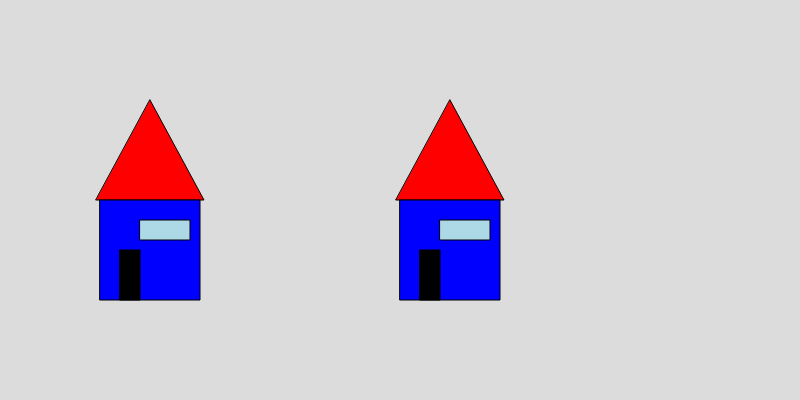
Frame 1 (no input)
Frame 60 (no input): identical to frame 1, image omitted
Frame 120 (the mouse pressed at the canvas centre since frame 60): identical to frame 1, image omitted

The p5.js sketch that drew this single still picture (run headless with seeded random() and noise() and a simulated clock; from frame 60 on, the mouse is pressed at the canvas centre):

// p5.js sketch
// ── sketch.js



function setup() {
  createCanvas(800, 400);
}

function draw() {
  background(220);

  
  tekenHuis (400, 200, 100);
  tekenHuis (100, 200, 100);
}
function tekenHuis(x, y, grootte) {
  
  
  fill('red');
  triangle (x - 4 ,y, 
    x+grootte + 4 ,y, 
    x+grootte*0.5  ,y - 100  );
    
  fill ('blue');
  rect  (x,y,grootte);
  fill ('black'); 
  rect (x + grootte*0.2, y + grootte*0.5, grootte*0.2, grootte*0.5); 
  fill ('lightblue');
  rect (x + grootte*0.4, y + grootte*0.2, grootte*0.5, grootte*0.2);
}
